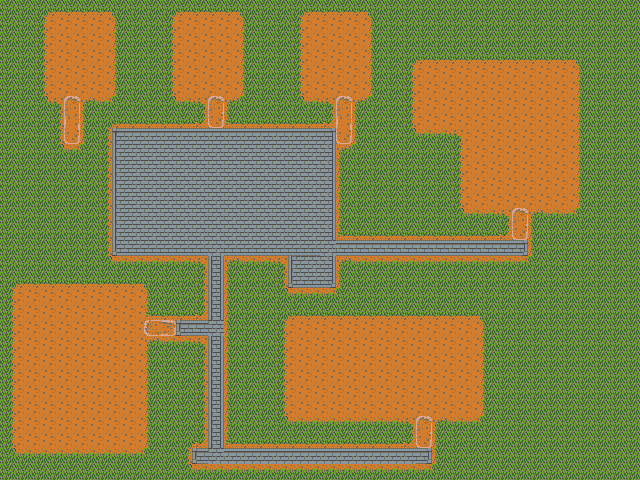

A 2D game scene composited from a Tiled map and its tileset images. What follows is a short description and the map's XML, with each tile layer's data collapsed to a summary:
An orthogonal 40x30 tile map with 16x16 px tiles, 1 tile layer (Background_Layer), 6 hidden layers not drawn, 13 tilesets and 181 objects (21x NPC_START, 19x CANDLE_FIRE, 12x LANTERN_FIRE, 7x TOP_WORLD, 5x 2, ...).

<map version="1.0" tiledversion="1.0.3" orientation="orthogonal" renderorder="right-down" width="40" height="30" tilewidth="16" tileheight="16" nextobjectid="188">
 <tileset firstgid="1" name="Decor0" tilewidth="16" tileheight="16" tilecount="176" columns="8">
  <image source="../sprites/objects/Decor0.png" width="128" height="352" />
 </tileset>
 <tileset firstgid="177" name="Light" tilewidth="16" tileheight="16" tilecount="8" columns="8">
  <image source="../sprites/items/Light.png" trans="ffffff" width="128" height="16" />
 </tileset>
 <tileset firstgid="185" name="Wall" tilewidth="16" tileheight="16" tilecount="1020" columns="20">
  <image source="../sprites/objects/Wall.png" width="320" height="816" />
 </tileset>
 <tileset firstgid="1205" name="Floor" tilewidth="16" tileheight="16" tilecount="819" columns="21">
  <image source="../sprites/objects/Floor.png" width="336" height="624" />
 </tileset>
 <tileset firstgid="2024" name="Pit0" tilewidth="16" tileheight="16" tilecount="256" columns="8">
  <image source="../sprites/objects/Pit0.png" width="128" height="512" />
 </tileset>
 <tileset firstgid="2280" name="Door0" tilewidth="16" tileheight="16" tilecount="40" columns="8">
  <image source="../sprites/objects/Door0.png" width="128" height="80" />
 </tileset>
 <tileset firstgid="2320" name="Ground0" tilewidth="16" tileheight="16" tilecount="56" columns="8">
  <image source="../sprites/objects/Ground0.png" width="128" height="112" />
 </tileset>
 <tileset firstgid="2376" name="Player0" tilewidth="16" tileheight="16" tilecount="120" columns="8">
  <image source="../sprites/characters/Player0.png" width="128" height="240" />
 </tileset>
 <tileset firstgid="2496" name="Tree0" tilewidth="16" tileheight="16" tilecount="264" columns="8">
  <image source="../sprites/objects/Tree0.png" width="128" height="528" />
 </tileset>
 <tileset firstgid="2760" name="Humanoid0" tilewidth="16" tileheight="16" tilecount="216" columns="8">
  <image source="../sprites/characters/Humanoid0.png" width="128" height="432" />
 </tileset>
 <tileset firstgid="2976" name="Cat0" tilewidth="16" tileheight="16" tilecount="40" columns="8">
  <image source="../sprites/characters/Cat0.png" width="128" height="80" />
 </tileset>
 <tileset firstgid="3016" name="Quadraped0" tilewidth="16" tileheight="16" tilecount="96" columns="8">
  <image source="../sprites/characters/Quadraped0.png" width="128" height="192" />
 </tileset>
 <tileset firstgid="3112" name="Container0" tilewidth="16" tileheight="16" tilecount="24" columns="8">
  <image source="../sprites/items/Chest0.png" width="128" height="48" />
 </tileset>
 <layer name="Background_Layer" width="40" height="30">
  <data>[1200 cells, 1200 non-empty, 27 distinct tile ids]</data>
 </layer>
 <objectgroup name="MAP_QUEST_ITEM_SPAWN_LAYER" visible="0">
  <object id="138" name="2" x="256" y="16" width="16" height="16">
   <properties>
    <property name="taskID" value="2" />
   </properties>
  </object>
  <object id="140" name="2" x="608" y="448" width="16" height="16">
   <properties>
    <property name="taskID" value="2" />
   </properties>
  </object>
  <object id="141" name="2" x="0" y="144" width="16" height="16">
   <properties>
    <property name="taskID" value="2" />
   </properties>
  </object>
  <object id="142" name="2" x="16" y="16" width="16" height="16">
   <properties>
    <property name="taskID" value="2" />
   </properties>
  </object>
  <object id="143" name="2" x="608" y="128" width="16" height="16">
   <properties>
    <property name="taskID" value="2" />
   </properties>
  </object>
  <object id="144" name="3" x="320" y="144" width="16" height="16">
   <properties>
    <property name="taskID" value="2" />
   </properties>
  </object>
 </objectgroup>
 <layer name="Ground_Layer" width="40" height="30" visible="0">
  <data>[1200 cells, 287 non-empty, 18 distinct tile ids]</data>
 </layer>
 <layer name="Decoration_Layer" width="40" height="30" visible="0">
  <data>[1200 cells, 220 non-empty, 81 distinct tile ids]</data>
 </layer>
 <objectgroup name="MAP_COLLISION_LAYER">
  <object id="1" x="20" y="292" width="8" height="152" />
  <object id="2" x="30" y="433" width="108" height="12" />
  <object id="4" x="34" y="290" width="104" height="12" />
  <object id="5" x="130" y="306" width="12" height="12" />
  <object id="6" x="131" y="335" width="8" height="96" />
  <object id="7" x="33" y="386" width="92" height="12" />
  <object id="8" x="115" y="354" width="12" height="12" />
  <object id="9" x="116" y="310" width="8" height="8" />
  <object id="10" x="50" y="305" width="12" height="12" />
  <object id="11" x="33" y="305" width="12" height="12" />
  <object id="12" x="244" y="340" width="20" height="40" />
  <object id="13" x="293" y="322" width="184" height="12" />
  <object id="14" x="466" y="336" width="12" height="76" />
  <object id="15" x="434" y="402" width="28" height="12" />
  <object id="16" x="290" y="336" width="12" height="76" />
  <object id="17" x="306" y="402" width="108" height="12" />
  <object id="18" x="340" y="336" width="8" height="64" />
  <object id="19" x="372" y="336" width="12" height="12" />
  <object id="20" x="402" y="337" width="44" height="12" />
  <object id="21" x="452" y="336" width="12" height="12" />
  <object id="22" x="451" y="386" width="12" height="12" />
  <object id="23" x="450" y="370" width="12" height="12" />
  <object id="24" x="434" y="386" width="12" height="12" />
  <object id="25" x="434" y="434" width="12" height="12" />
  <object id="26" x="194" y="338" width="12" height="12" />
  <object id="27" x="534" y="306" width="20" height="60" />
  <object id="28" x="513" y="338" width="12" height="12" />
  <object id="29" x="530" y="226" width="12" height="12" />
  <object id="30" x="532" y="194" width="40" height="12" />
  <object id="31" x="466" y="194" width="44" height="12" />
  <object id="32" x="562" y="67" width="12" height="124" />
  <object id="33" x="416" y="66" width="144" height="12" />
  <object id="34" x="418" y="80" width="12" height="32" />
  <object id="35" x="418" y="114" width="44" height="12" />
  <object id="36" x="466" y="96" width="12" height="96" />
  <object id="37" x="482" y="98" width="76" height="12" />
  <object id="38" x="498" y="114" width="12" height="12" />
  <object id="39" x="482" y="130" width="12" height="12" />
  <object id="40" x="482" y="146" width="12" height="12" />
  <object id="41" x="482" y="178" width="12" height="12" />
  <object id="42" x="498" y="178" width="12" height="12" />
  <object id="43" x="546" y="162" width="12" height="12" />
  <object id="44" x="546" y="146" width="12" height="12" />
  <object id="45" x="546" y="130" width="12" height="12" />
  <object id="46" x="546" y="114" width="12" height="12" />
  <object id="47" x="517" y="3" width="72" height="40" />
  </objectgroup>
 <objectgroup name="MAP_SPAWNS_LAYER" visible="0">
  <!-- 75 objects omitted --></objectgroup>
 <objectgroup name="MAP_PORTAL_LAYER" visible="0">
  <!-- 35 objects omitted --></objectgroup>
 <objectgroup name="PARTICLE_EFFECT_SPAWN_LAYER" visible="0">
  <!-- 31 objects omitted --></objectgroup>
 <imagelayer name="MAP_LIGHTMAP_LAYER_NIGHT" x="-8" y="-8" visible="0" offsetx="-8" offsety="-8">
  <image source="town_lightmap_night.png" width="656" height="496" />
 </imagelayer>
 <imagelayer name="MAP_LIGHTMAP_LAYER_DUSK" x="-8" y="-8" visible="0" offsetx="-8" offsety="-8">
  <image source="town_lightmap_dusk.png" width="656" height="496" />
 </imagelayer>
 <imagelayer name="MAP_LIGHTMAP_LAYER_DAWN" x="-8" y="-8" visible="0" offsetx="-8" offsety="-8">
  <image source="town_lightmap_dawn.png" width="656" height="496" />
 </imagelayer>
 <imagelayer name="MAP_LIGHTMAP_LAYER_AFTERNOON" x="-8" y="-8" visible="0" offsetx="-8" offsety="-8">
  <image source="town_lightmap_afternoon.png" trans="000000" width="656" height="496" />
 </imagelayer>
</map>
<!-- 129 of 181 objects omitted -->
